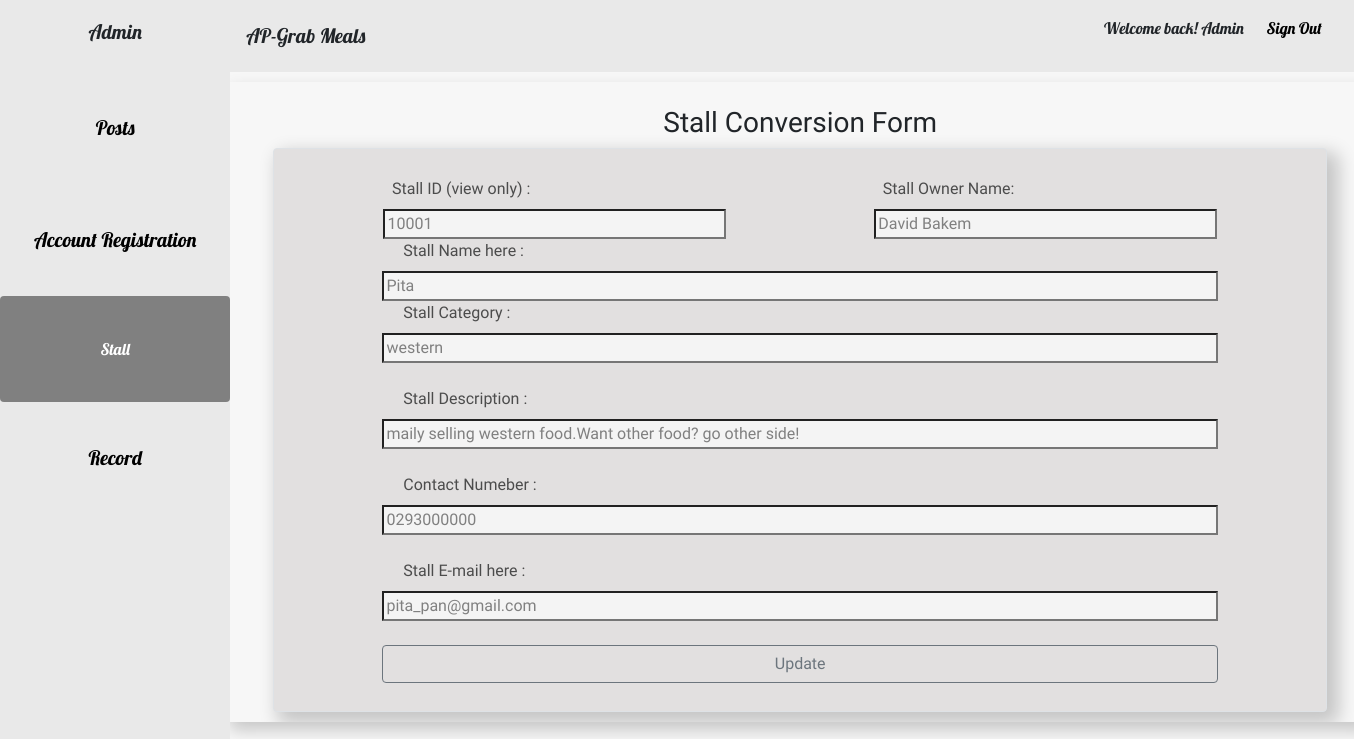
Page /online-meal-ordering-system/system-admin-app/stall_register.php?id=10001 (signed in) on the committed database.
### tables this page shows
CREATE TABLE `stall` (
  `Stall_ID` int(11) NOT NULL,
  `Stall_Username` varchar(255) NOT NULL,
  `Stall_Password` varchar(255) NOT NULL,
  `Stall_Owner` varchar(255) NOT NULL,
  `Stall_Name` varchar(255) NOT NULL,
  `Stall_Category` varchar(255) NOT NULL,
  `Stall_Description` varchar(255) NOT NULL,
  `Stall_Contact` varchar(255) NOT NULL,
  `Stall_Email` varchar(255) NOT NULL
);

### online-meal-ordering-system/system-admin-app/stall_register.php (the view, shortened to what this page needs)
<?php session_start();
    include("base.php")
?>
	<?php
	include("conn.php");
?>
<div class="allall">
<div class="container tatata">
	<br>
<div><center>
	<div>
		<h3>Stall Conversion Form</h3>
	</div>
	<?php
		if (isset($_GET['id'])){
			$fid = $_GET['id'];
			$sql = "SELECT * FROM stall WHERE Stall_ID = '$fid'";
			$result = mysqli_query($con, $sql);
			$post = mysqli_fetch_assoc($result);
			}
	?>
<form class="cus_form img-thumbnail login_form"  onsubmit="return validateForm()" name="myForm" action="update_stall.php" method="post" enctype="multipart/form-data"><br>
	<div class="lflflflf">
		<label>Stall ID (view only) :</label>
		<input name="stallidid" value="<?php echo $post['Stall_ID']; ?>" readonly />
	</div>
	<div class="lflflflf">
		<label>Stall Owner Name:</label><br>
		<input type="text" name="stallowner" id="stallowner" placeholder="Enter Stall Owner Name here..." value="<?php echo $post['Stall_Owner']; ?>" pattern="[a-z]{1,100}+[A-Z]{1,100}" title="Name must include 'Capital Letter'" required>
	</div><br>
	<div class="lflflflflf">
		<label>Stall Name here :</label><br>
		<input type="text" name="stallname" id="stallname" placeholder="Enter Stall Name here..." value="<?php echo $post['Stall_Name']; ?>" pattern="[a-z]{1,100}+[A-Z]{1,100}" title="Name must include 'Capital Letter'" required>
	</div><br>
	<div>
		<label>Stall Category :</label><br>
		<input type="text" name="category" id="category" placeholder="Enter Stall Category here..." value="<?php echo $post['Stall_Category']; ?>" required readonly>
	</div><br>
	<div>
		<label>Stall Description :</label><br>
		<input type="text" name="stalldescription" id="stalldescription" placeholder="Enter Stall Description here..." value="<?php echo $post['Stall_Description']; ?>" required>
	</div><br>
	<div>
		<label>Contact Numeber :</label><br>
		<input type="text" name="stallcontact" id="stallcontact" placeholder="Enter Stall Contact Number here..." value="<?php echo $post['Stall_Contact']; ?>" pattern="[0-9]{10,11}" title="Only Number allow!" required>
	</div><br>
	<div>
		<label>Stall E-mail here :</label><br>
		<input type="email" name="stallemail" id="stallemail" pattern="[a-z0-9._%+-]+@[a-z0-9.-]+\.[a-z]{2,}$" placeholder="Enter Stall E-mail here..." value="<?php echo $post['Stall_Email']; ?>" required>
	</div><br>
	<button class="btn btn-outline-secondary butttt" type="submit" name="stallreg">Update</button>
	<br><br>
</form>
</center></div>
</div>

### online-meal-ordering-system/system-admin-app/home.css (style rules this page uses)
html,body { background-color: #f7f7f7; }
.container { box-shadow: 0px 8px 16px 0px rgba(0,0,0,0.2)!important; width:1200px!important; }
.allall { width:83%; height:83%; float:right; }
.tatata { margin-top:10px; height:640px; overflow:auto; }

### online-meal-ordering-system/system-admin-app/register.css (style rules this page uses)
.cus_form { box-shadow: 8px 8px 18px 4px rgba(0,0,0,0.2)!important; width:95%; color:#4c4c4c; background-color:#e2e0e0!important; }
.cus_form input { width:80%; color:grey; background-color:#f4f4f4; }
.cus_form label { float:left; margin-left:12%; }
.butttt { width:80%; }
.lflflflf { float:left; width:41%; margin-left:6%; }
.lflflflflf { width:100%; float:left; }

### online-meal-ordering-system/system-admin-app/base.php (style rules this page uses)
body { font-family: 'Acme', sans-serif; }

### rows in the picture
stall: stallidid "10001", stallowner "David Bakem", stallname "Pita", category "western", stalldescription "maily selling western food.Want other food? go other side!", stallcontact "0293000000", stallemail "pita_pan@gmail.com"
